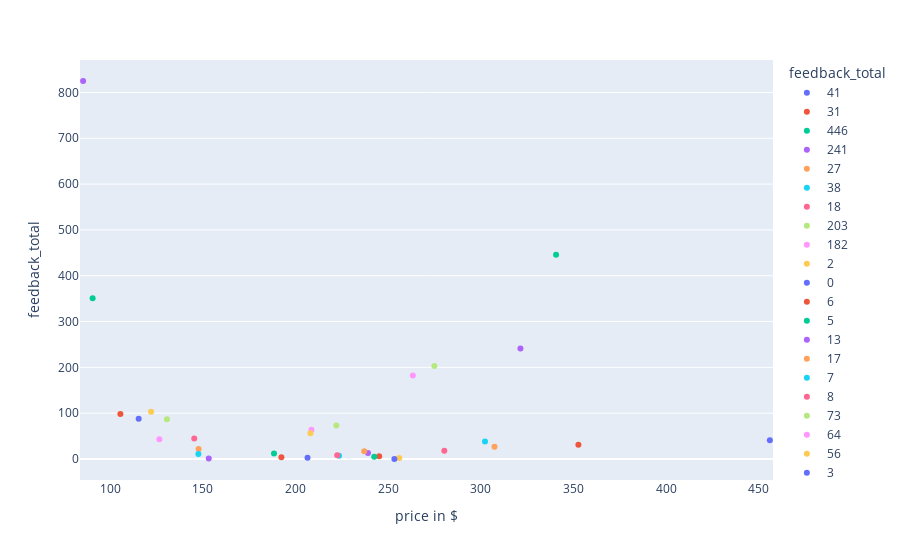

Here is the notebook cell this chart was saved with:
### Code cell
plot_category_wise('feedback_total')

### Figure 1 — Plotly figure (JSON) as saved in the notebook; plotly's stock layout.template omitted (floating-point values rounded to 4 significant figures)
{"data": [{"alignmentgroup": "True", "boxpoints": "all", "fillcolor": "rgba(255,255,255,0)", "hoveron": "points", "hovertemplate": "feedback_total=%{y}<br>price in $=%{x}<extra></extra>", "legendgroup": "41", "line": {"color": "rgba(255,255,255,0)"}, "marker": {"color": "#636efa"}, "name": "41", "offsetgroup": "41", "orientation": "v", "pointpos": 0, "showlegend": true, "type": "box", "x": [456.0], "x0": " ", "xaxis": "x", "y": [41], "y0": " ", "yaxis": "y"}, {"alignmentgroup": "True", "boxpoints": "all", "fillcolor": "rgba(255,255,255,0)", "hoveron": "points", "hovertemplate": "feedback_total=%{y}<br>price in $=%{x}<extra></extra>", "legendgroup": "31", "line": {"color": "rgba(255,255,255,0)"}, "marker": {"color": "#EF553B"}, "name": "31", "offsetgroup": "31", "orientation": "v", "pointpos": 0, "showlegend": true, "type": "box", "x": [352.6], "x0": " ", "xaxis": "x", "y": [31], "y0": " ", "yaxis": "y"}, {"alignmentgroup": "True", "boxpoints": "all", "fillcolor": "rgba(255,255,255,0)", "hoveron": "points", "hovertemplate": "feedback_total=%{y}<br>price in $=%{x}<extra></extra>", "legendgroup": "446", "line": {"color": "rgba(255,255,255,0)"}, "marker": {"color": "#00cc96"}, "name": "446", "offsetgroup": "446", "orientation": "v", "pointpos": 0, "showlegend": true, "type": "box", "x": [340.6], "x0": " ", "xaxis": "x", "y": [446], "y0": " ", "yaxis": "y"}, {"alignmentgroup": "True", "boxpoints": "all", "fillcolor": "rgba(255,255,255,0)", "hoveron": "points", "hovertemplate": "feedback_total=%{y}<br>price in $=%{x}<extra></extra>", "legendgroup": "241", "line": {"color": "rgba(255,255,255,0)"}, "marker": {"color": "#ab63fa"}, "name": "241", "offsetgroup": "241", "orientation": "v", "pointpos": 0, "showlegend": true, "type": "box", "x": [321.4], "x0": " ", "xaxis": "x", "y": [241], "y0": " ", "yaxis": "y"}, {"alignmentgroup": "True", "boxpoints": "all", "fillcolor": "rgba(255,255,255,0)", "hoveron": "points", "hovertemplate": "feedback_total=%{y}<br>price in $=%{x}<extra></extra>", "legendgroup": "27", "line": {"color": "rgba(255,255,255,0)"}, "marker": {"color": "#FFA15A"}, "name": "27", "offsetgroup": "27", "orientation": "v", "pointpos": 0, "showlegend": true, "type": "box", "x": [307.4], "x0": " ", "xaxis": "x", "y": [27], "y0": " ", "yaxis": "y"}, {"alignmentgroup": "True", "boxpoints": "all", "fillcolor": "rgba(255,255,255,0)", "hoveron": "points", "hovertemplate": "feedback_total=%{y}<br>price in $=%{x}<extra></extra>", "legendgroup": "38", "line": {"color": "rgba(255,255,255,0)"}, "marker": {"color": "#19d3f3"}, "name": "38", "offsetgroup": "38", "orientation": "v", "pointpos": 0, "showlegend": true, "type": "box", "x": [302.2], "x0": " ", "xaxis": "x", "y": [38], "y0": " ", "yaxis": "y"}, {"alignmentgroup": "True", "boxpoints": "all", "fillcolor": "rgba(255,255,255,0)", "hoveron": "points", "hovertemplate": "feedback_total=%{y}<br>price in $=%{x}<extra></extra>", "legendgroup": "18", "line": {"color": "rgba(255,255,255,0)"}, "marker": {"color": "#FF6692"}, "name": "18", "offsetgroup": "18", "orientation": "v", "pointpos": 0, "showlegend": true, "type": "box", "x": [280.3], "x0": " ", "xaxis": "x", "y": [18], "y0": " ", "yaxis": "y"}, {"alignmentgroup": "True", "boxpoints": "all", "fillcolor": "rgba(255,255,255,0)", "hoveron": "points", "hovertemplate": "feedback_total=%{y}<br>price in $=%{x}<extra></extra>", "legendgroup": "203", "line": {"color": "rgba(255,255,255,0)"}, "marker": {"color": "#B6E880"}, "name": "203", "offsetgroup": "203", "orientation": "v", "pointpos": 0, "showlegend": true, "type": "box", "x": [274.9], "x0": " ", "xaxis": "x", "y": [203], "y0": " ", "yaxis": "y"}, {"alignmentgroup": "True", "boxpoints": "all", "fillcolor": "rgba(255,255,255,0)", "hoveron": "points", "hovertemplate": "feedback_total=%{y}<br>price in $=%{x}<extra></extra>", "legendgroup": "182", "line": {"color": "rgba(255,255,255,0)"}, "marker": {"color": "#FF97FF"}, "name": "182", "offsetgroup": "182", "orientation": "v", "pointpos": 0, "showlegend": true, "type": "box", "x": [263.3], "x0": " ", "xaxis": "x", "y": [182], "y0": " ", "yaxis": "y"}, {"alignmentgroup": "True", "boxpoints": "all", "fillcolor": "rgba(255,255,255,0)", "hoveron": "points", "hovertemplate": "feedback_total=%{y}<br>price in $=%{x}<extra></extra>", "legendgroup": "2", "line": {"color": "rgba(255,255,255,0)"}, "marker": {"color": "#FECB52"}, "name": "2", "offsetgroup": "2", "orientation": "v", "pointpos": 0, "showlegend": true, "type": "box", "x": [256.0], "x0": " ", "xaxis": "x", "y": [2], "y0": " ", "yaxis": "y"}, {"alignmentgroup": "True", "boxpoints": "all", "fillcolor": "rgba(255,255,255,0)", "hoveron": "points", "hovertemplate": "feedback_total=%{y}<br>price in $=%{x}<extra></extra>", "legendgroup": "0", "line": {"color": "rgba(255,255,255,0)"}, "marker": {"color": "#636efa"}, "name": "0", "offsetgroup": "0", "orientation": "v", "pointpos": 0, "showlegend": true, "type": "box", "x": [253.3], "x0": " ", "xaxis": "x", "y": [0], "y0": " ", "yaxis": "y"}, {"alignmentgroup": "True", "boxpoints": "all", "fillcolor": "rgba(255,255,255,0)", "hoveron": "points", "hovertemplate": "feedback_total=%{y}<br>price in $=%{x}<extra></extra>", "legendgroup": "6", "line": {"color": "rgba(255,255,255,0)"}, "marker": {"color": "#EF553B"}, "name": "6", "offsetgroup": "6", "orientation": "v", "pointpos": 0, "showlegend": true, "type": "box", "x": [245.1], "x0": " ", "xaxis": "x", "y": [6], "y0": " ", "yaxis": "y"}, {"alignmentgroup": "True", "boxpoints": "all", "fillcolor": "rgba(255,255,255,0)", "hoveron": "points", "hovertemplate": "feedback_total=%{y}<br>price in $=%{x}<extra></extra>", "legendgroup": "5", "line": {"color": "rgba(255,255,255,0)"}, "marker": {"color": "#00cc96"}, "name": "5", "offsetgroup": "5", "orientation": "v", "pointpos": 0, "showlegend": true, "type": "box", "x": [242.4], "x0": " ", "xaxis": "x", "y": [5], "y0": " ", "yaxis": "y"}, {"alignmentgroup": "True", "boxpoints": "all", "fillcolor": "rgba(255,255,255,0)", "hoveron": "points", "hovertemplate": "feedback_total=%{y}<br>price in $=%{x}<extra></extra>", "legendgroup": "13", "line": {"color": "rgba(255,255,255,0)"}, "marker": {"color": "#ab63fa"}, "name": "13", "offsetgroup": "13", "orientation": "v", "pointpos": 0, "showlegend": true, "type": "box", "x": [239.1], "x0": " ", "xaxis": "x", "y": [13], "y0": " ", "yaxis": "y"}, {"alignmentgroup": "True", "boxpoints": "all", "fillcolor": "rgba(255,255,255,0)", "hoveron": "points", "hovertemplate": "feedback_total=%{y}<br>price in $=%{x}<extra></extra>", "legendgroup": "17", "line": {"color": "rgba(255,255,255,0)"}, "marker": {"color": "#FFA15A"}, "name": "17", "offsetgroup": "17", "orientation": "v", "pointpos": 0, "showlegend": true, "type": "box", "x": [237.0], "x0": " ", "xaxis": "x", "y": [17], "y0": " ", "yaxis": "y"}, {"alignmentgroup": "True", "boxpoints": "all", "fillcolor": "rgba(255,255,255,0)", "hoveron": "points", "hovertemplate": "feedback_total=%{y}<br>price in $=%{x}<extra></extra>", "legendgroup": "7", "line": {"color": "rgba(255,255,255,0)"}, "marker": {"color": "#19d3f3"}, "name": "7", "offsetgroup": "7", "orientation": "v", "pointpos": 0, "showlegend": true, "type": "box", "x": [223.5], "x0": " ", "xaxis": "x", "y": [7], "y0": " ", "yaxis": "y"}, {"alignmentgroup": "True", "boxpoints": "all", "fillcolor": "rgba(255,255,255,0)", "hoveron": "points", "hovertemplate": "feedback_total=%{y}<br>price in $=%{x}<extra></extra>", "legendgroup": "8", "line": {"color": "rgba(255,255,255,0)"}, "marker": {"color": "#FF6692"}, "name": "8", "offsetgroup": "8", "orientation": "v", "pointpos": 0, "showlegend": true, "type": "box", "x": [222.4], "x0": " ", "xaxis": "x", "y": [8], "y0": " ", "yaxis": "y"}, {"alignmentgroup": "True", "boxpoints": "all", "fillcolor": "rgba(255,255,255,0)", "hoveron": "points", "hovertemplate": "feedback_total=%{y}<br>price in $=%{x}<extra></extra>", "legendgroup": "73", "line": {"color": "rgba(255,255,255,0)"}, "marker": {"color": "#B6E880"}, "name": "73", "offsetgroup": "73", "orientation": "v", "pointpos": 0, "showlegend": true, "type": "box", "x": [222.0], "x0": " ", "xaxis": "x", "y": [73], "y0": " ", "yaxis": "y"}, {"alignmentgroup": "True", "boxpoints": "all", "fillcolor": "rgba(255,255,255,0)", "hoveron": "points", "hovertemplate": "feedback_total=%{y}<br>price in $=%{x}<extra></extra>", "legendgroup": "64", "line": {"color": "rgba(255,255,255,0)"}, "marker": {"color": "#FF97FF"}, "name": "64", "offsetgroup": "64", "orientation": "v", "pointpos": 0, "showlegend": true, "type": "box", "x": [208.6], "x0": " ", "xaxis": "x", "y": [64], "y0": " ", "yaxis": "y"}, {"alignmentgroup": "True", "boxpoints": "all", "fillcolor": "rgba(255,255,255,0)", "hoveron": "points", "hovertemplate": "feedback_total=%{y}<br>price in $=%{x}<extra></extra>", "legendgroup": "56", "line": {"color": "rgba(255,255,255,0)"}, "marker": {"color": "#FECB52"}, "name": "56", "offsetgroup": "56", "orientation": "v", "pointpos": 0, "showlegend": true, "type": "box", "x": [208.0], "x0": " ", "xaxis": "x", "y": [56], "y0": " ", "yaxis": "y"}, {"alignmentgroup": "True", "boxpoints": "all", "fillcolor": "rgba(255,255,255,0)", "hoveron": "points", "hovertemplate": "feedback_total=%{y}<br>price in $=%{x}<extra></extra>", "legendgroup": "3", "line": {"color": "rgba(255,255,255,0)"}, "marker": {"color": "#636efa"}, "name": "3", "offsetgroup": "3", "orientation": "v", "pointpos": 0, "showlegend": true, "type": "box", "x": [206.4], "x0": " ", "xaxis": "x", "y": [3], "y0": " ", "yaxis": "y"}, {"alignmentgroup": "True", "boxpoints": "all", "fillcolor": "rgba(255,255,255,0)", "hoveron": "points", "hovertemplate": "feedback_total=%{y}<br>price in $=%{x}<extra></extra>", "legendgroup": "4", "line": {"color": "rgba(255,255,255,0)"}, "marker": {"color": "#EF553B"}, "name": "4", "offsetgroup": "4", "orientation": "v", "pointpos": 0, "showlegend": true, "type": "box", "x": [192.3], "x0": " ", "xaxis": "x", "y": [4], "y0": " ", "yaxis": "y"}, {"alignmentgroup": "True", "boxpoints": "all", "fillcolor": "rgba(255,255,255,0)", "hoveron": "points", "hovertemplate": "feedback_total=%{y}<br>price in $=%{x}<extra></extra>", "legendgroup": "12", "line": {"color": "rgba(255,255,255,0)"}, "marker": {"color": "#00cc96"}, "name": "12", "offsetgroup": "12", "orientation": "v", "pointpos": 0, "showlegend": true, "type": "box", "x": [188.3], "x0": " ", "xaxis": "x", "y": [12], "y0": " ", "yaxis": "y"}, {"alignmentgroup": "True", "boxpoints": "all", "fillcolor": "rgba(255,255,255,0)", "hoveron": "points", "hovertemplate": "feedback_total=%{y}<br>price in $=%{x}<extra></extra>", "legendgroup": "1", "line": {"color": "rgba(255,255,255,0)"}, "marker": {"color": "#ab63fa"}, "name": "1", "offsetgroup": "1", "orientation": "v", "pointpos": 0, "showlegend": true, "type": "box", "x": [153.1], "x0": " ", "xaxis": "x", "y": [1], "y0": " ", "yaxis": "y"}, {"alignmentgroup": "True", "boxpoints": "all", "fillcolor": "rgba(255,255,255,0)", "hoveron": "points", "hovertemplate": "feedback_total=%{y}<br>price in $=%{x}<extra></extra>", "legendgroup": "22", "line": {"color": "rgba(255,255,255,0)"}, "marker": {"color": "#FFA15A"}, "name": "22", "offsetgroup": "22", "orientation": "v", "pointpos": 0, "showlegend": true, "type": "box", "x": [147.6], "x0": " ", "xaxis": "x", "y": [22], "y0": " ", "yaxis": "y"}, {"alignmentgroup": "True", "boxpoints": "all", "fillcolor": "rgba(255,255,255,0)", "hoveron": "points", "hovertemplate": "feedback_total=%{y}<br>price in $=%{x}<extra></extra>", "legendgroup": "11", "line": {"color": "rgba(255,255,255,0)"}, "marker": {"color": "#19d3f3"}, "name": "11", "offsetgroup": "11", "orientation": "v", "pointpos": 0, "showlegend": true, "type": "box", "x": [147.5], "x0": " ", "xaxis": "x", "y": [11], "y0": " ", "yaxis": "y"}, {"alignmentgroup": "True", "boxpoints": "all", "fillcolor": "rgba(255,255,255,0)", "hoveron": "points", "hovertemplate": "feedback_total=%{y}<br>price in $=%{x}<extra></extra>", "legendgroup": "45", "line": {"color": "rgba(255,255,255,0)"}, "marker": {"color": "#FF6692"}, "name": "45", "offsetgroup": "45", "orientation": "v", "pointpos": 0, "showlegend": true, "type": "box", "x": [145.3], "x0": " ", "xaxis": "x", "y": [45], "y0": " ", "yaxis": "y"}, {"alignmentgroup": "True", "boxpoints": "all", "fillcolor": "rgba(255,255,255,0)", "hoveron": "points", "hovertemplate": "feedback_total=%{y}<br>price in $=%{x}<extra></extra>", "legendgroup": "87", "line": {"color": "rgba(255,255,255,0)"}, "marker": {"color": "#B6E880"}, "name": "87", "offsetgroup": "87", "orientation": "v", "pointpos": 0, "showlegend": true, "type": "box", "x": [130.6], "x0": " ", "xaxis": "x", "y": [87], "y0": " ", "yaxis": "y"}, {"alignmentgroup": "True", "boxpoints": "all", "fillcolor": "rgba(255,255,255,0)", "hoveron": "points", "hovertemplate": "feedback_total=%{y}<br>price in $=%{x}<extra></extra>", "legendgroup": "43", "line": {"color": "rgba(255,255,255,0)"}, "marker": {"color": "#FF97FF"}, "name": "43", "offsetgroup": "43", "orientation": "v", "pointpos": 0, "showlegend": true, "type": "box", "x": [126.5], "x0": " ", "xaxis": "x", "y": [43], "y0": " ", "yaxis": "y"}, {"alignmentgroup": "True", "boxpoints": "all", "fillcolor": "rgba(255,255,255,0)", "hoveron": "points", "hovertemplate": "feedback_total=%{y}<br>price in $=%{x}<extra></extra>", "legendgroup": "103", "line": {"color": "rgba(255,255,255,0)"}, "marker": {"color": "#FECB52"}, "name": "103", "offsetgroup": "103", "orientation": "v", "pointpos": 0, "showlegend": true, "type": "box", "x": [122.0], "x0": " ", "xaxis": "x", "y": [103], "y0": " ", "yaxis": "y"}, {"alignmentgroup": "True", "boxpoints": "all", "fillcolor": "rgba(255,255,255,0)", "hoveron": "points", "hovertemplate": "feedback_total=%{y}<br>price in $=%{x}<extra></extra>", "legendgroup": "88", "line": {"color": "rgba(255,255,255,0)"}, "marker": {"color": "#636efa"}, "name": "88", "offsetgroup": "88", "orientation": "v", "pointpos": 0, "showlegend": true, "type": "box", "x": [115.3], "x0": " ", "xaxis": "x", "y": [88], "y0": " ", "yaxis": "y"}, {"alignmentgroup": "True", "boxpoints": "all", "fillcolor": "rgba(255,255,255,0)", "hoveron": "points", "hovertemplate": "feedback_total=%{y}<br>price in $=%{x}<extra></extra>", "legendgroup": "98", "line": {"color": "rgba(255,255,255,0)"}, "marker": {"color": "#EF553B"}, "name": "98", "offsetgroup": "98", "orientation": "v", "pointpos": 0, "showlegend": true, "type": "box", "x": [105.4], "x0": " ", "xaxis": "x", "y": [98], "y0": " ", "yaxis": "y"}, {"alignmentgroup": "True", "boxpoints": "all", "fillcolor": "rgba(255,255,255,0)", "hoveron": "points", "hovertemplate": "feedback_total=%{y}<br>price in $=%{x}<extra></extra>", "legendgroup": "351", "line": {"color": "rgba(255,255,255,0)"}, "marker": {"color": "#00cc96"}, "name": "351", "offsetgroup": "351", "orientation": "v", "pointpos": 0, "showlegend": true, "type": "box", "x": [90.45], "x0": " ", "xaxis": "x", "y": [351], "y0": " ", "yaxis": "y"}, {"alignmentgroup": "True", "boxpoints": "all", "fillcolor": "rgba(255,255,255,0)", "hoveron": "points", "hovertemplate": "feedback_total=%{y}<br>price in $=%{x}<extra></extra>", "legendgroup": "825", "line": {"color": "rgba(255,255,255,0)"}, "marker": {"color": "#ab63fa"}, "name": "825", "offsetgroup": "825", "orientation": "v", "pointpos": 0, "showlegend": true, "type": "box", "x": [85.32], "x0": " ", "xaxis": "x", "y": [825], "y0": " ", "yaxis": "y"}], "layout": {"boxmode": "group", "legend": {"title": {"text": "feedback_total"}, "tracegroupgap": 0}, "margin": {"t": 60}, "xaxis": {"anchor": "y", "domain": [0, 1], "title": {"text": "price in $"}}, "yaxis": {"anchor": "x", "categoryarray": [825, 351, 98, 88, 103, 43, 87, 45, 11, 22, 1, 12, 4, 3, 56, 64, 73, 8, 7, 17, 13, 5, 6, 0, 2, 182, 203, 18, 38, 27, 241, 446, 31, 41], "categoryorder": "array", "domain": [0, 1], "title": {"text": "feedback_total"}}}}
